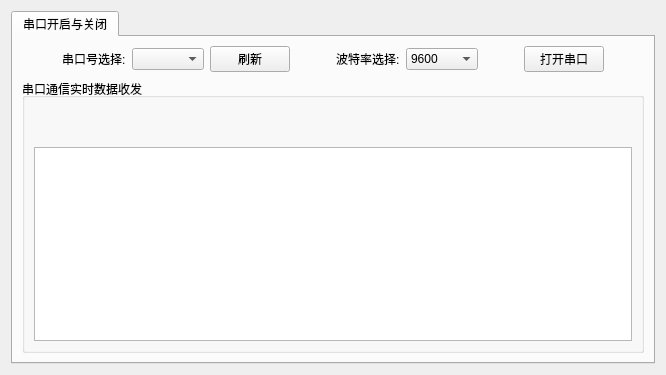
         <widget class="QWidget" name="page_8">
          <layout class="QVBoxLayout" name="verticalLayout_56">
           <item>
            <widget class="QTabWidget" name="tabWidget_7">
             <property name="currentIndex">
              <number>0</number>
             </property>
             <widget class="QWidget" name="tab_16">
              <attribute name="title">
               <string>串口开启与关闭</string>
              </attribute>
              <layout class="QVBoxLayout" name="verticalLayout_45">
               <item>
                <layout class="QHBoxLayout" name="horizontalLayout_49">
                 <item>
                  <spacer name="horizontalSpacer_113">
                   <property name="orientation">
                    <enum>Qt::Horizontal</enum>
                   </property>
                   <property name="sizeHint" stdset="0">
                    <size>
                     <width>40</width>
                     <height>20</height>
                    </size>
                   </property>
                  </spacer>
                 </item>
                 <item>
                  <widget class="QLabel" name="label_22">
                   <property name="text">
                    <string>串口号选择:</string>
                   </property>
                  </widget>
                 </item>
                 <item>
                  <widget class="QComboBox" name="comboBox_9"/>
                 </item>
                 <item>
                  <widget class="QPushButton" name="pushButton_12">
                   <property name="minimumSize">
                    <size>
                     <width>75</width>
                     <height>0</height>
                    </size>
                   </property>
                   <property name="text">
                    <string>刷新</string>
                   </property>
                   <property name="icon">
                    <iconset>
                     <normaloff>:/image/gtk-refresh.png</normaloff>:/image/gtk-refresh.png</iconset>
                   </property>
                  </widget>
                 </item>
                 <item>
                  <spacer name="horizontalSpacer_114">
                   <property name="orientation">
                    <enum>Qt::Horizontal</enum>
                   </property>
                   <property name="sizeHint" stdset="0">
                    <size>
                     <width>40</width>
                     <height>20</height>
                    </size>
                   </property>
                  </spacer>
                 </item>
                 <item>
                  <widget class="QLabel" name="label_23">
                   <property name="text">
                    <string>波特率选择:</string>
                   </property>
                  </widget>
                 </item>
                 <item>
                  <widget class="QComboBox" name="comboBox_10">
                   <item>
                    <property name="text">
                     <string>9600</string>
                    </property>
                   </item>
                   <item>
                    <property name="text">
                     <string>2400</string>
                    </property>
                   </item>
                   <item>
                    <property name="text">
                     <string>4800</string>
                    </property>
                   </item>
                   <item>
                    <property name="text">
                     <string>19200</string>
                    </property>
                   </item>
                   <item>
                    <property name="text">
                     <string>115200</string>
                    </property>
                   </item>
                  </widget>
                 </item>
                 <item>
                  <spacer name="horizontalSpacer_115">
                   <property name="orientation">
                    <enum>Qt::Horizontal</enum>
                   </property>
                   <property name="sizeHint" stdset="0">
                    <size>
                     <width>40</width>
                     <height>20</height>
                    </size>
                   </property>
                  </spacer>
                 </item>
                 <item>
                  <widget class="QPushButton" name="pushButton_70">
                   <property name="minimumSize">
                    <size>
                     <width>75</width>
                     <height>0</height>
                    </size>
                   </property>
                   <property name="text">
                    <string>打开串口</string>
                   </property>
                   <property name="icon">
                    <iconset resource="../IOT_pro/resource.qrc">
                     <normaloff>:/image/ball_off.ico</normaloff>:/image/ball_off.ico</iconset>
                   </property>
                  </widget>
                 </item>
                 <item>
                  <spacer name="horizontalSpacer_116">
                   <property name="orientation">
                    <enum>Qt::Horizontal</enum>
                   </property>
                   <property name="sizeHint" stdset="0">
                    <size>
                     <width>40</width>
                     <height>20</height>
                    </size>
                   </property>
                  </spacer>
                 </item>
                </layout>
               </item>
               <item>
                <widget class="QGroupBox" name="groupBox_9">
                 <property name="title">
                  <string>串口通信实时数据收发</string>
                 </property>
                 <property name="alignment">
                  <set>Qt::AlignLeading|Qt::AlignLeft|Qt::AlignVCenter</set>
                 </property>
                 <layout class="QVBoxLayout" name="verticalLayout_44">
                  <item>
                   <spacer name="verticalSpacer_44">
                    <property name="orientation">
                     <enum>Qt::Vertical</enum>
                    </property>
                    <property name="sizeType">
                     <enum>QSizePolicy::Minimum</enum>
                    </property>
                    <property name="sizeHint" stdset="0">
                     <size>
                      <width>20</width>
                      <height>40</height>
                     </size>
                    </property>
                   </spacer>
                  </item>
                  <item>
                   <widget class="QTextBrowser" name="textBrowser">
                    <property name="frameShape">
                     <enum>QFrame::StyledPanel</enum>
                    </property>
                   </widget>
                  </item>
                 </layout>
                </widget>
               </item>
              </layout>
             </widget>
            </widget>
           </item>
          </layout>
         </widget>
